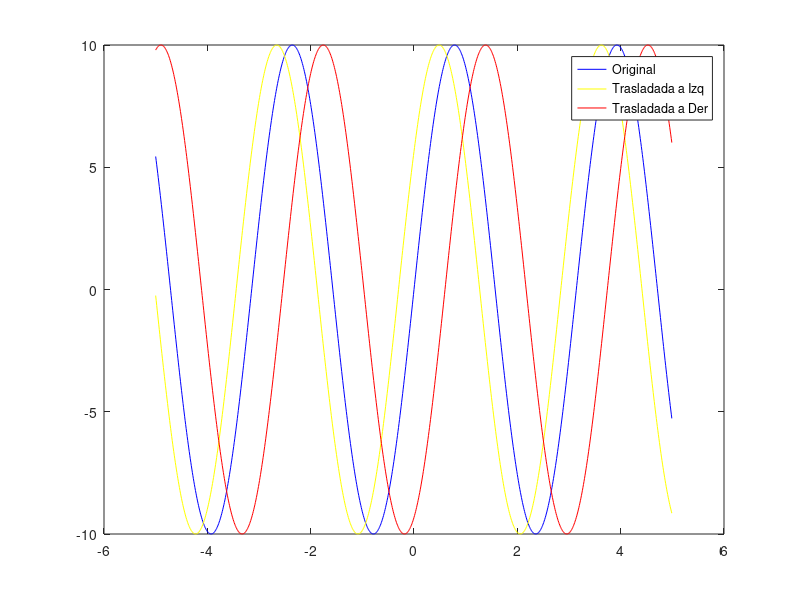

Reproduce this figure in MATLAB.
1;


#Ejercicio 2)

function operacion_alfa(A, w, phi, t0, dt, tf, alfa, color = 'b')
	t = t0:dt:tf-dt;
	figure(1);
	plot(t, A*sin(w*t*alfa + phi), color)
	hold on;

endfunction


# alfa negativo 	=> inversion
# alfa > 1      	=> compresion
# 0 < alfa < 1      => expansion

clear plot;
#original
#operacion_alfa(10, 2, 0, -5, 0.01, 5, 1);

#Ejercicio 2.1  #expansión
#operacion_alfa(10, 2, 0, -5, 0.01, 5, 0.5, 'y');   

#Ejercicio 2.2  #compresión
#operacion_alfa(10, 2, 0, -5, 0.01, 5, 5.3, 'r');

#Ejercicio 2.3  #inversión
#operacion_alfa(10, 2, 0, -5, 0.01, 5, -1, 'm');

#Ejercicio 2.4 #Rectificación

function rectificacion(A, w, phi, t0, dt, tf, color = 'b')
	t = t0:dt:tf-dt;
	#figure(1);
	plot(t, abs(A*sin(w*t + phi)), color)
endfunction
#rectificacion(10, 2, 0, -5, 0.01, 5); 

#Ejercicio 2.5  #cuantización
#La cuantizacion usa potencias de dos, donde L=2^H
function y=ro(x, H, N) #Definición de la funcion de Cuantizacion
  n = length(x);
  for i=1:n
    if x(i) < 0
      y(i) = 0;
    elseif x(i) < (N-1)*H
      y(i) = H*floor(x(i)/H);
    else
      y(i) = (N-1)*H;
    end
  end
endfunction

#H es la altura de cada cuanto. H = Amplitud/niveles_de_cuantizacion
function cuantizacion(A, w, phi, t0, dt, tf, H, color = 'b')
	#Ferdi dijo: Mientras H se acerca a dt entonces la grafica cuantizada se aproxima igual a la discretizada. 
    clf;
	t = t0:dt:tf-dt;
	figure(1);
	plot(t, A*sin(w*t + phi) , 'r');
	hold on;
	plot(t, ro(A*sin(w*t + phi), H, length(t) ), color);

endfunction

amp = 10;
niveles = 8;
#cuantizacion(amp, 2, 0, -5, 0.01, 5, amp/niveles)


#Ejercicio 2.6  #traslación
function traslacion(A, w, phi, t0, dt, tf, tita, color = 'b')
	t = t0:dt:tf-dt;
	figure(1);
	plot(t, A*sin(w*(t + tita) + phi), color)
	hold on;

endfunction
clear plot;
traslacion(10, 2, 0, -5, 0.01, 5, 0); 
traslacion(10, 2, 0, -5, 0.01, 5, 0.3, 'y');
traslacion(10, 2, 0, -5, 0.01, 5, -0.6, 'r');
legend('Original', 'Trasladada a Izq', 'Trasladada a Der') 
